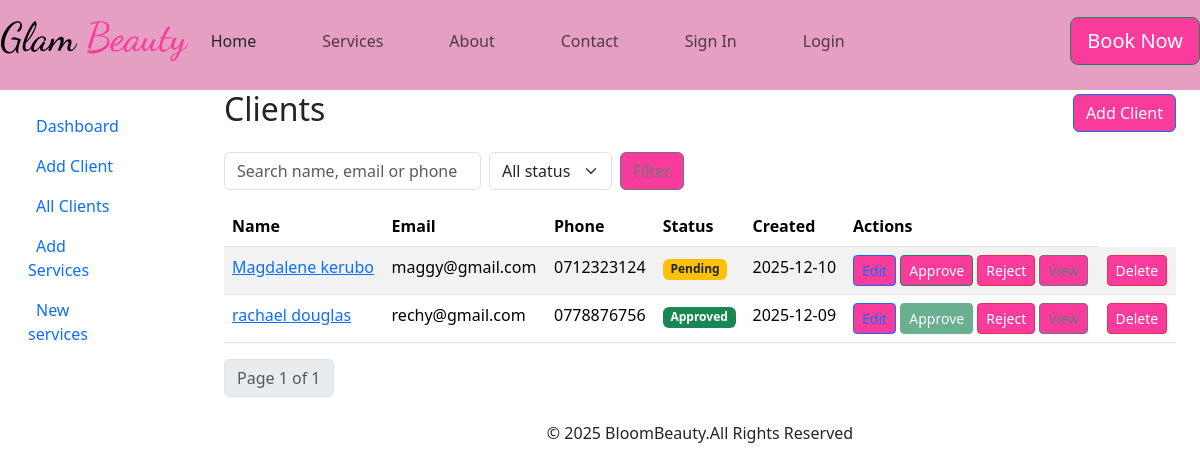
Page /list/ (signed in) on the earlier database version.
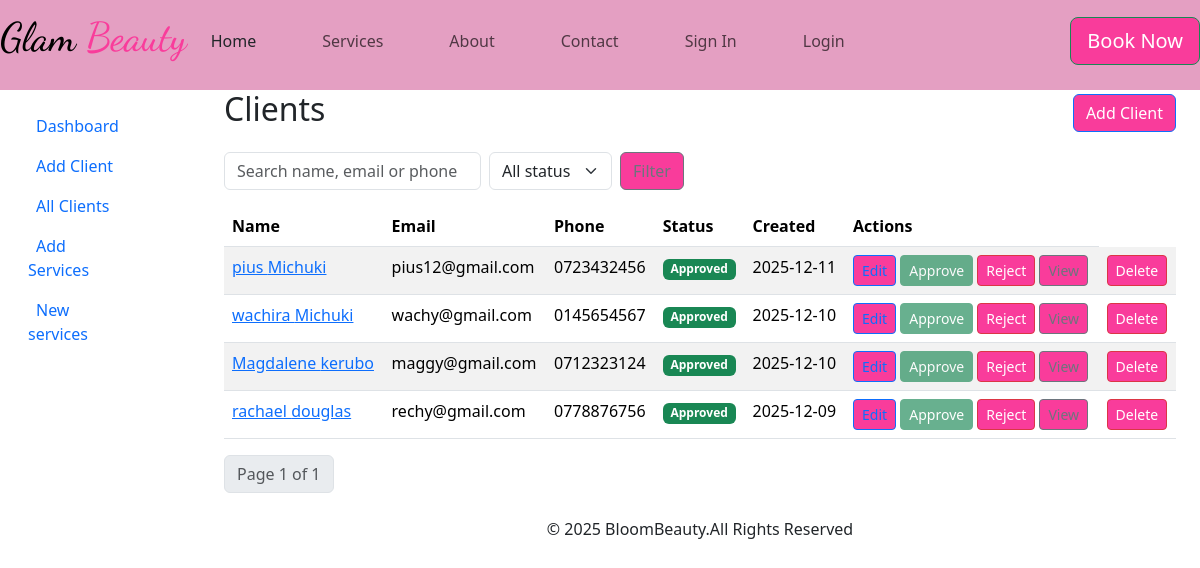
Same page on the later database version.
### cosmetics/models.py (models this page shows, shortened)
class Client(models.Model):
    STATUS_PENDING = 'pending'
    STATUS_APPROVED = 'approved'
    STATUS_REJECTED = 'rejected'
    STATUS_CHOICES = [
        (STATUS_PENDING, 'Pending'),
        (STATUS_APPROVED, 'Approved'),
        (STATUS_REJECTED, 'Rejected'),
    ]
    first_name = models.CharField(max_length=120, null=True, blank=True)
    last_name = models.CharField(max_length=120, blank=True)
    email = models.EmailField(unique=True)
    phone = models.CharField(max_length=30, blank=True)
    address = models.TextField(blank=True)
    dob = models.DateField(null=True, blank=True)
    notes = models.TextField(blank=True)
    avatar = models.ImageField(upload_to='client_avatars/', null=True, blank=True)
    is_active = models.BooleanField(default=True)
    status = models.CharField(max_length=20, choices=STATUS_CHOICES, default=STATUS_PENDING)
    reviewed_by = models.ForeignKey(
        settings.AUTH_USER_MODEL, null=True, blank=True, on_delete=models.SET_NULL, related_name='reviewed_clients'
    )
    reviewed_at = models.DateTimeField(null=True, blank=True)
    review_notes = models.TextField(blank=True)
    created_at = models.DateTimeField(auto_now_add=True)
    updated_at = models.DateTimeField(auto_now=True)
    class Meta:
        ordering = ['last_name', 'first_name']

### cosmetics/views.py (the view, shortened to what this page needs)
# urls.py: path('list/', views.ClientListView.as_view(), name='list'),
class ClientListView(LoginRequiredMixin, ListView):
    model = Client
    template_name = "clientlist.html"
    context_object_name = "clients"
    paginate_by = 10
    def get_queryset(self):
        qs = Client.objects.all().order_by("-created_at")
        q = self.request.GET.get("q")
        status = self.request.GET.get("status")
        if status:
            qs = qs.filter(status=status)
        return qs

### cosmetics/templates/clientlist.html (shortened to what this page needs)
{% extends "base.html" %}
{% load static %}
{% block content %}
  <div class="container-fluid">
    <div class="d-flex justify-content-between align-items-center mb-3">
      <h2>Clients</h2>
      <div>
        <a class="btn btn-primary" href="{% url 'add' %}">Add Client</a>
      </div>
    </div>
    <form method="get" class="row g-2 mb-3">
      <div class="col-auto">
        <input type="text" name="q" value="{{ request.GET.q }}" class="form-control" placeholder="Search name, email or phone">
      </div>
      <div class="col-auto">
        <select name="status" class="form-select">
          <option value="">All status</option>
        </select>
      </div>
      <div class="col-auto">
        <button class="btn btn-outline-secondary" type="submit">Filter</button>
      </div>
    </form>
    {% if clients %}
    <table class="table table-striped table-hover">
      <thead>
        <tr>
          <th>Name</th>
          <th>Email</th>
          <th>Phone</th>
          <th>Status</th>
          <th>Created</th>
          <th>Actions</th>
        </tr>
      </thead>
      <tbody>
        {% for client in clients %}
        <tr>
          <td><a href="{% url 'detail' client.pk %}">{{ client.first_name }} {{ client.last_name }}</a></td>
          <td>{{ client.email }}</td>
          <td>{{ client.phone }}</td>
          <td>
            {% if client.status == client.STATUS_PENDING %}
              <span class="badge bg-warning text-dark">Pending</span>
            {% elif client.status == client.STATUS_APPROVED %}
              <span class="badge bg-success">Approved</span>
            {% else %}
              <span class="badge bg-danger">Rejected</span>
            {% endif %}
          </td>
          <td>{{ client.created_at|date:"Y-m-d" }}</td>
          <td>
            <a class="btn btn-sm btn-outline-primary" href="{% url 'edit' client.pk %}">Edit</a>
            <form method="post" action="{% url 'approve' client.pk %}" style="display:inline;">
              <button type="submit" class="btn btn-sm btn-success" {% if client.status == client.STATUS_APPROVED %}disabled{% endif %}>Approve</button>
            </form>
            <form method="post" action="{% url 'reject' client.pk %}" style="display:inline;">
              <button type="submit" class="btn btn-sm btn-danger" {% if client.status == client.STATUS_REJECTED %}disabled{% endif %}>Reject</button>
            </form>
            <a class="btn btn-sm btn-outline-secondary" href="{% url 'detail' client.pk %}">View</a>
           <td>
  <form method="post" action="{% url 'delete' client.pk %}" style="display:inline;">
    <button type="submit" class="btn btn-sm btn-danger"
        onclick="return confirm('Are you sure you want to delete {{ client.first_name }} {{ client.last_name }}?');">
      Delete
    </button>
  </form>
</td>
          </td>
        </tr>
        {% endfor %}
      </tbody>
    </table>
    <nav>
      <ul class="pagination">
        <li class="page-item disabled"><a class="page-link">Page {{ page_obj.number }} of {{ page_obj.paginator.num_pages }}</a></li>
      </ul>
    </nav>
    {% else %}
      <p>No clients found.</p>
    {% endif %}
  </div>
{% endblock %}

Differences in the rows shown:
added Client: first_name "pius", last_name "Michuki", email "pius12@gmail.com", phone "0723432456", status "Approved", created_at "2025-12-11"
added Client: first_name "wachira", last_name "Michuki", email "wachy@gmail.com", phone "0145654567", status "Approved", created_at "2025-12-10"
changed Client "Magdalene": status "Pending" → "Approved"
